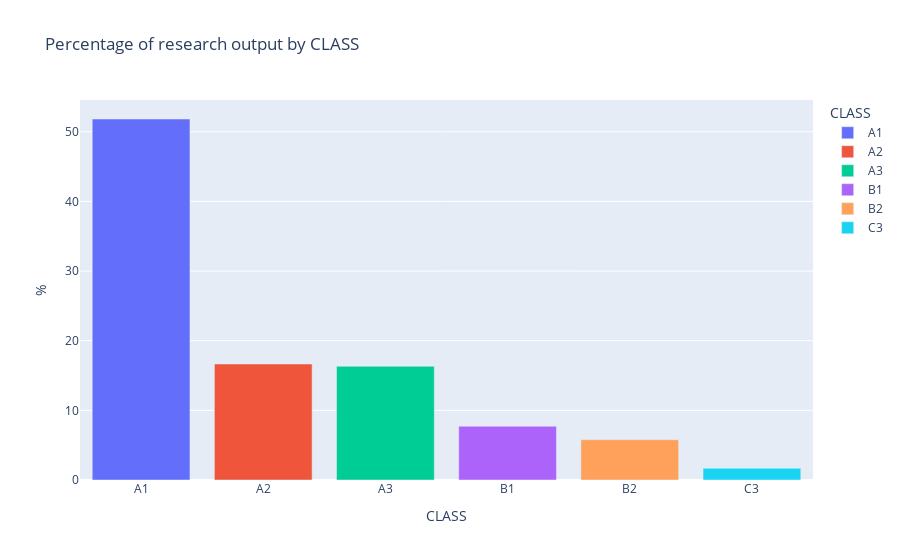

This figure's notebook cell:
### Markdown cell above
* **Class Distribtion [Plotly]**

### Code cell
# Barplot using plotly
fig_6b = px.bar(articles_by_class, x='CLASS',
                y='%',color="CLASS", height=500,
                title="Percentage of research output by CLASS")
fig_6b.show()

### Figure 1 — Plotly figure (JSON) as saved in the notebook; plotly's stock layout.template omitted (floating-point values rounded to 4 significant figures)
{"data": [{"alignmentgroup": "True", "hovertemplate": "CLASS=%{x}<br>%=%{y}<extra></extra>", "legendgroup": "A1", "marker": {"color": "#636efa", "pattern": {"shape": ""}}, "name": "A1", "offsetgroup": "A1", "orientation": "v", "showlegend": true, "textposition": "auto", "type": "bar", "x": ["A1"], "xaxis": "x", "y": [51.83], "yaxis": "y"}, {"alignmentgroup": "True", "hovertemplate": "CLASS=%{x}<br>%=%{y}<extra></extra>", "legendgroup": "A2", "marker": {"color": "#EF553B", "pattern": {"shape": ""}}, "name": "A2", "offsetgroup": "A2", "orientation": "v", "showlegend": true, "textposition": "auto", "type": "bar", "x": ["A2"], "xaxis": "x", "y": [16.66], "yaxis": "y"}, {"alignmentgroup": "True", "hovertemplate": "CLASS=%{x}<br>%=%{y}<extra></extra>", "legendgroup": "A3", "marker": {"color": "#00cc96", "pattern": {"shape": ""}}, "name": "A3", "offsetgroup": "A3", "orientation": "v", "showlegend": true, "textposition": "auto", "type": "bar", "x": ["A3"], "xaxis": "x", "y": [16.32], "yaxis": "y"}, {"alignmentgroup": "True", "hovertemplate": "CLASS=%{x}<br>%=%{y}<extra></extra>", "legendgroup": "B1", "marker": {"color": "#ab63fa", "pattern": {"shape": ""}}, "name": "B1", "offsetgroup": "B1", "orientation": "v", "showlegend": true, "textposition": "auto", "type": "bar", "x": ["B1"], "xaxis": "x", "y": [7.716], "yaxis": "y"}, {"alignmentgroup": "True", "hovertemplate": "CLASS=%{x}<br>%=%{y}<extra></extra>", "legendgroup": "B2", "marker": {"color": "#FFA15A", "pattern": {"shape": ""}}, "name": "B2", "offsetgroup": "B2", "orientation": "v", "showlegend": true, "textposition": "auto", "type": "bar", "x": ["B2"], "xaxis": "x", "y": [5.779], "yaxis": "y"}, {"alignmentgroup": "True", "hovertemplate": "CLASS=%{x}<br>%=%{y}<extra></extra>", "legendgroup": "C3", "marker": {"color": "#19d3f3", "pattern": {"shape": ""}}, "name": "C3", "offsetgroup": "C3", "orientation": "v", "showlegend": true, "textposition": "auto", "type": "bar", "x": ["C3"], "xaxis": "x", "y": [1.693], "yaxis": "y"}], "layout": {"autosize": true, "barmode": "relative", "legend": {"title": {"text": "CLASS"}, "tracegroupgap": 0}, "title": {"text": "Percentage of research output by CLASS"}, "xaxis": {"anchor": "y", "autorange": true, "categoryarray": ["A1", "A2", "A3", "B1", "B2", "C3"], "categoryorder": "array", "domain": [0, 1], "range": [-0.5, 5.5], "title": {"text": "CLASS"}, "type": "category"}, "yaxis": {"anchor": "x", "autorange": true, "domain": [0, 1], "range": [0, 54.56], "title": {"text": "%"}, "type": "linear"}}}
